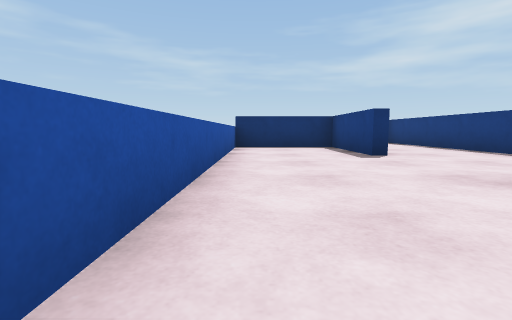
view 1 (above)

16 first-person views from a walk through a robot-simulator world made for Webots. The camera is 0.08 m above the floor, tilts 6° down and sees 85° across. The floor is counted in squares, 0.2 m on a side. Each view is taken from the middle of a square. On the plan, view 1 faces up. The plan holds only what a view shows up to about 9 squares ahead; the rest is blank. Robots are left out. Webots' stock objects and surfaces are drawn as simple stand-ins.

view 2
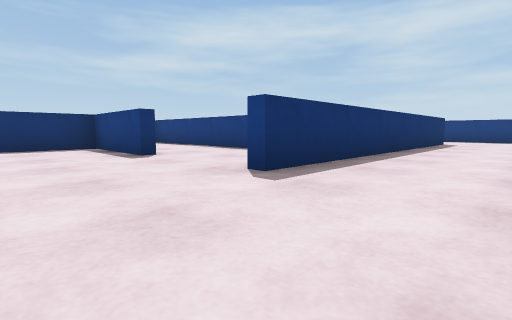

view 3
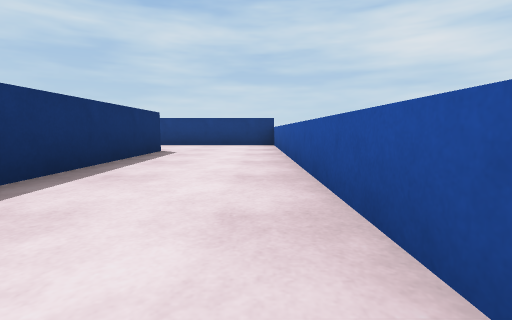

view 4
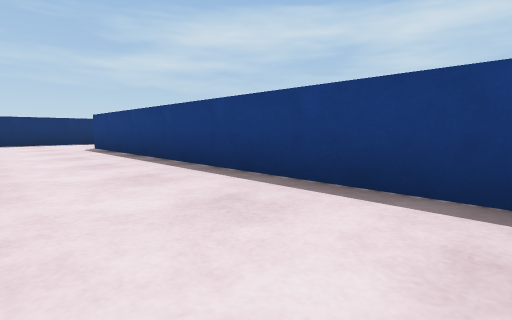

view 5
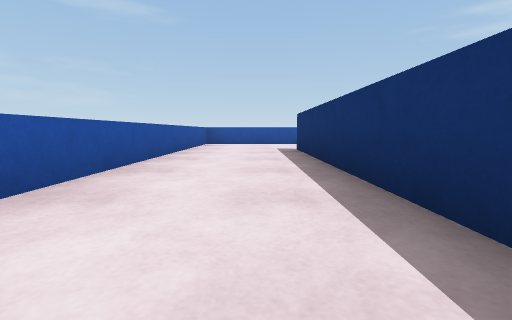

view 6
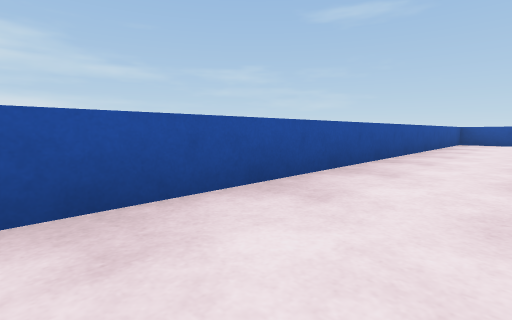

view 7
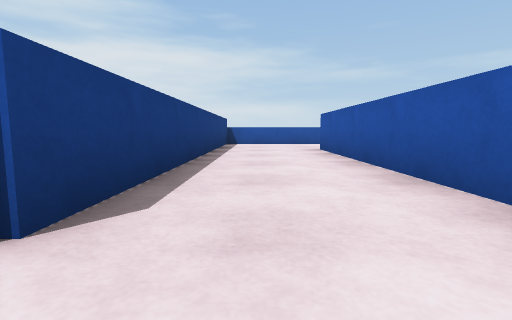

view 8
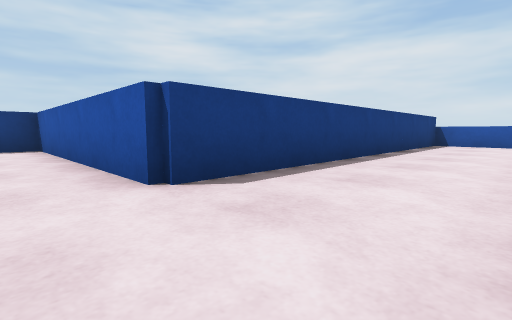

view 9
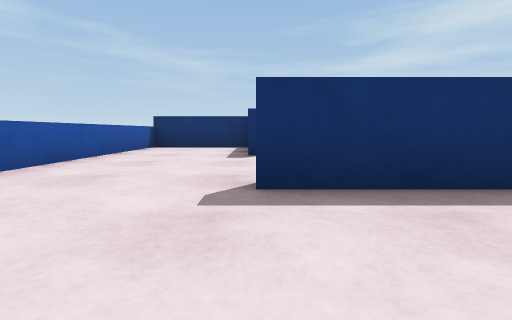

view 10
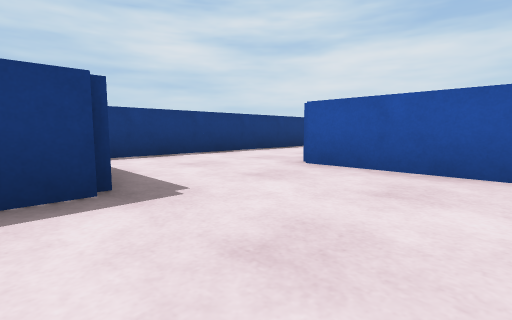

view 11
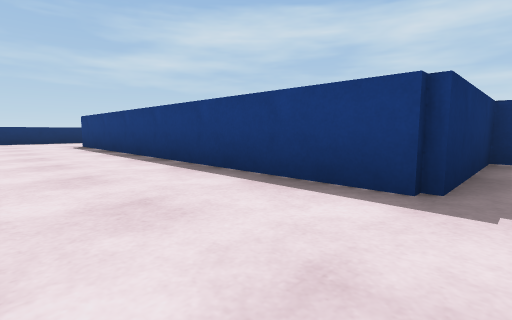

view 12
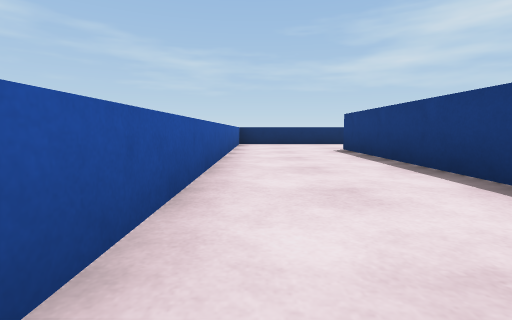

view 13
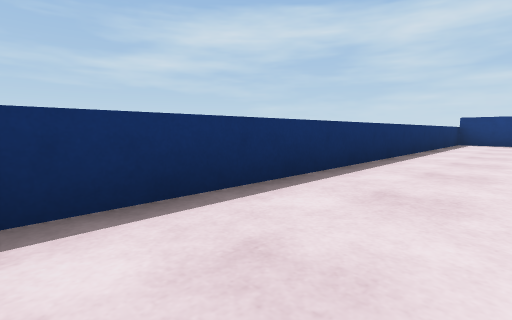

view 14
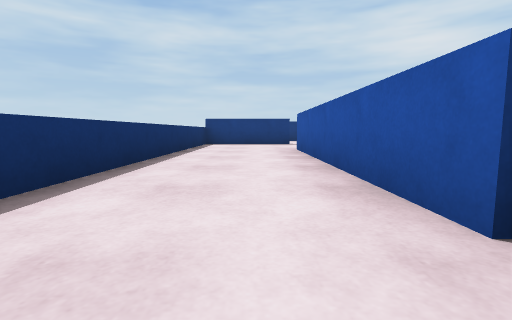

view 15
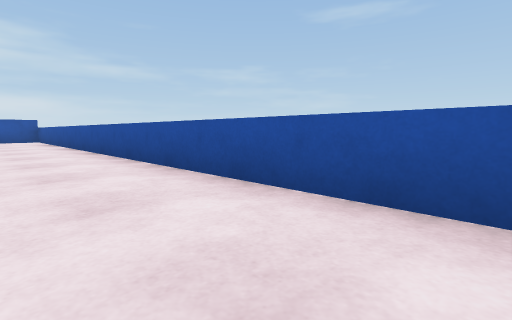

view 16
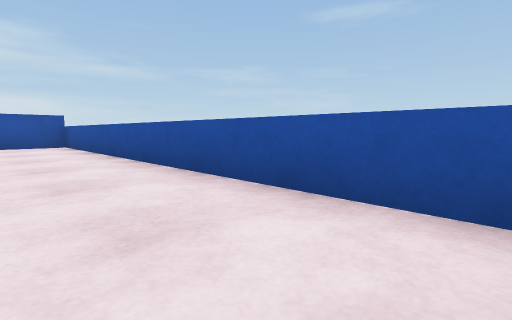

### Floor plan
Ten units are one square. View 1 is at (0, 0); x grows to the right and y downward. Boxes are objects, and circles mark ways between rooms. Rooms are numbered by the first view taken in them; rooms with no view inside come last. Other rooms are left out.
<svg viewBox="-10 -200 159 210">
<path fill="none" stroke="#000" d="M44 -38 44 -94 19 -94M19 -44 19 -69 -5 -69 -5 5 119 5 119 -71 144 -71M96 -66 96 -19 20 -19M126 -94 104 -94M19 -94 19 -171 70 -171M94 -169 94 -195 -5 -195 -5 -71 21 -71"/>
<circle cx="20" cy="-80" r="3" fill="#2a7"/>
<text x="60" y="-10">1</text>
<text x="10" y="-150">2</text>
</svg>
Room 1 opens to room 2.

Where each view was taken, in squares from view 1:
view 1: 0 up, 0 right, facing up
view 2: 0 up, 0 right, facing up-right
view 3: 0 up, 4 right, facing right
view 4: 0 up, 10 right, facing up-right
view 5: 1 up, 8 right, facing left
view 6: 1 up, 9 right, facing down-left
view 7: 8 up, 11 right, facing down
view 8: 8 up, 10 right, facing down-right
view 9: 0 up, 2 right, facing up
view 10: 10 up, 0 right, facing down-right
view 11: 9 up, 0 right, facing up-right
view 12: 11 up, 0 right, facing up
view 13: 18 up, 0 right, facing up-right
view 14: 18 up, 1 right, facing right
view 15: 19 up, 1 right, facing down-left
view 16: 15 up, 1 right, facing down-left
